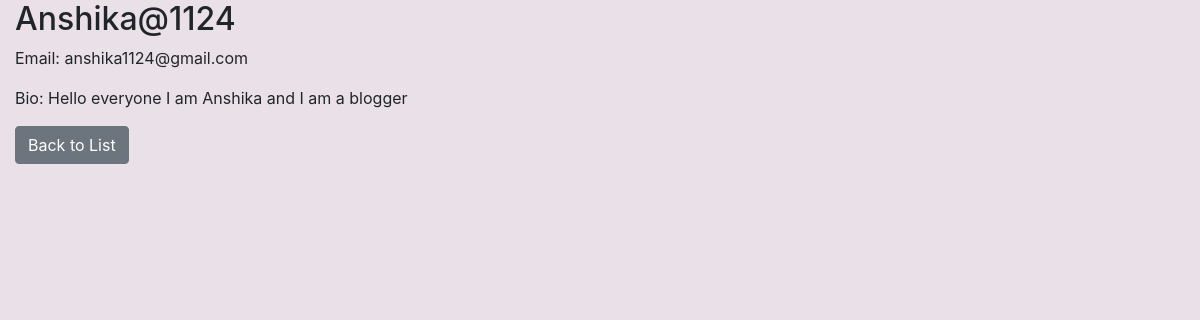
/author/12/, run on an earlier commit of the app's database.
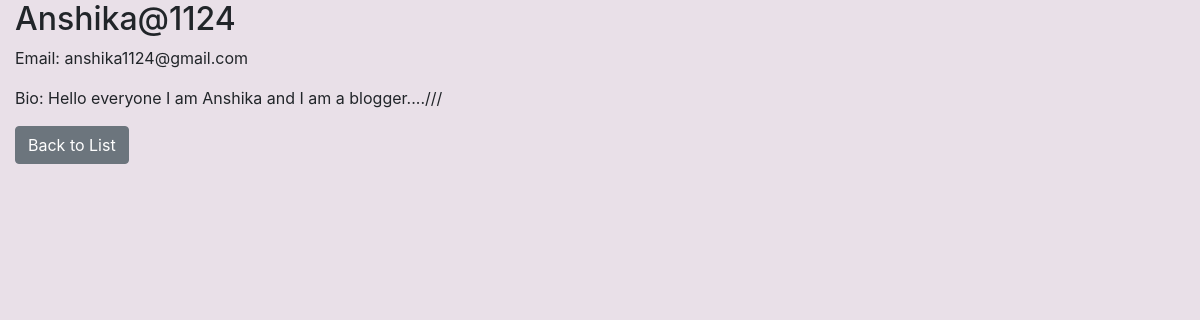
And on a later commit of the database.
### blogapp/models.py (models this page shows, shortened)
class Author(models.Model):
    user = models.OneToOneField(User, on_delete=models.CASCADE)
    name=models.CharField(max_length=100)
    email=models.EmailField(unique=True)
    bio=models.TextField(blank=True,null=True)

### blogapp/views.py (the view)
# urls.py: path('author/<int:pk>/',views.author_detail,name='author_detail'),
def author_detail(request,pk):
    author = get_object_or_404(Author, pk=pk)
    return render(request, 'author_detail.html', {'author': author})

### blogapp/templates/author_detail.html (shortened to what this page needs)
{% extends 'home.html' %}
{% block content %}
{% load static %}
<h2>{{ author.name }}</h2>
<p>Email: {{ author.email }}</p>
<p>Bio: {{ author.bio }}</p>
<a href="{% url 'author_list' %}" class="btn btn-secondary">Back to List</a>
{% endblock %}

What changed in the data, as far as the page shows it:
changed Author "Anshika@1124": bio "Hello everyone I am Anshika and I am a blogger" → "Hello everyone I am Anshika and I am a blogger....///"
